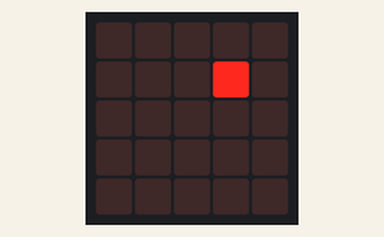
Simulated run of this program. Board: BBC micro:bit (MakeCode). Shown: the board's 5×5 LED display. Random numbers come from a fixed seed.

Above: at 0.46 s.
At 5.09 s:
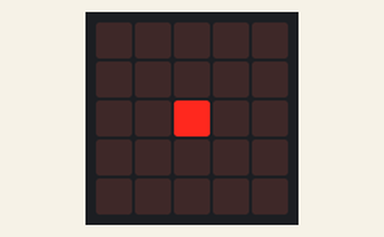
At 10.04 s:
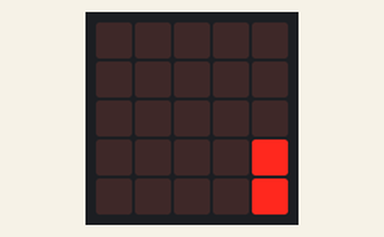
At 19.92 s:
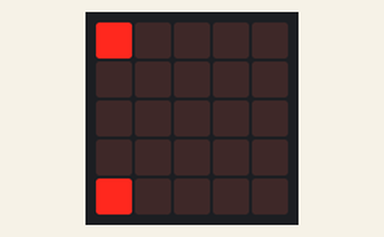
At 29.81 s:
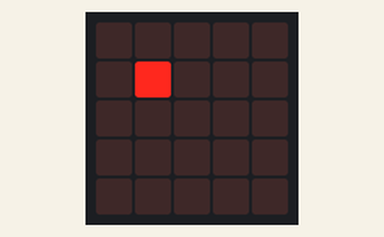
At 39.69 s:
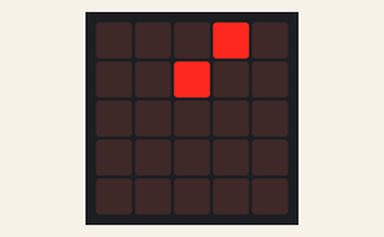

The program:

main.ts
```typescript
let tmp_x = 0
let led_x = 0
let tmp_y = 0
let led_y = 0
let led_pos_list: number[][] = []
let led_pos: number[] = []
let remove_led: number[] = []
function validate () {
    if (tmp_x == led_x + 1 || tmp_x == led_x - 1) {
        return false
    }
    if (tmp_y == led_y + 1 || tmp_y == led_y - 1) {
        return false
    }
    if (tmp_x == led_x && tmp_y == led_y) {
        return false
    }
    return true
}
basic.forever(function () {
    led_pos_list = []
    tmp_x = 0
    tmp_y = 0
    while (true) {
        led_x = randint(0, 4)
        led_y = randint(0, 4)
        while (validate()) {
            tmp_x = randint(0, 4)
            tmp_y = randint(0, 4)
        }
        led_x = tmp_x
        led_y = tmp_y
        led_pos = [led_x, led_y]
        led_pos_list.push(led_pos)
        for (let index = 0; index < 4; index++) {
            led.unplot(led_x, led_y)
            basic.pause(1)
            led.plot(led_x, led_y)
        }
        led.plot(led_x, led_y)
        basic.pause(30)
        if (led_pos_list.length > 4) {
            remove_led = led_pos_list.shift()
            led.unplot(remove_led[0], remove_led[1])
        }
    }
})
```

test.ts
```typescript
// テストはここに来ます。このパッケージが拡張機能として使用されるときにはコンパイルされません。
```
